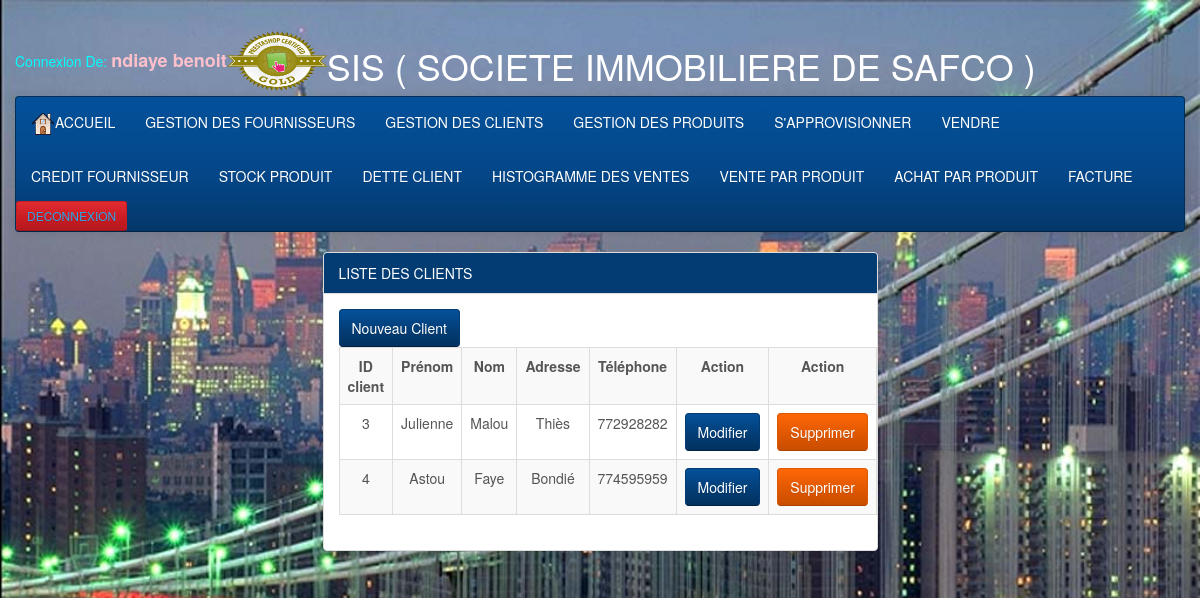
Screenshot of /Views/Lclient.php with the database file from the repository.
### tables this page shows
CREATE TABLE IF NOT EXISTS `particulier` (
`idPart` int(11) NOT NULL,
  `prenom` varchar(50) NOT NULL,
  `nom` varchar(50) NOT NULL,
  `adrPart` varchar(50) NOT NULL,
  `telPart` int(9) NOT NULL
);

### Model/Clientdao.php (called while the page is built, shortened)
<?php
	function listclient()
	{
		$sql = "SELECT * FROM particulier";
		$connect = getConnection();
		$result = mysqli_query($connect, $sql);
		return $result;
	}
?>

### Views/Lclient.php (the view, shortened to what this page needs)
<!DOCTYPE html>
<html>
<head>
	<link rel="stylesheet" type="text/css" href="style/bootstrap-cerulean.min.css">
	<link rel="stylesheet" type="text/css" href="style/style.css">
</head>
<body>
 <div id="point">
<?php
$f=fopen("tmp.csv","r");
	while($row=fgetcsv($f,1000,";"))
	{
		$l=$row[0]; $p=$row[1];
	}
	?>
</div>
 <div class="container col-lg-12">
<table>
<tr><td><?php echo  "<FONT COLOR='CYAN' > Connexion De: <FONT COLOR='PINK' size='4'  '> <b> ".$l." ".$p; "</FONT></b>"?></td>
<td><img src="img/logo.png" width="100" height="60"></td> <td><h1><FONT COLOR='white' >SIS ( SOCIETE  IMMOBILIERE  DE  SAFCO )</FONT></h1></td>
</tr>
</table>
<nav class="navbar navbar-inverse">
    <div class="nav navbar-nav">
			<li><a href="accueil.php"><img src="img/home.png">ACCUEIL</a></li>
			<li><a href="Lfournisseur.php">GESTION DES FOURNISSEURS</a></li>
			<li><a href="Lclient.php">GESTION DES CLIENTS</a></li>
			<li><a href="Lproduit.php">GESTION DES PRODUITS</a></li>
			<li><a href="achat.php">S'APPROVISIONNER</a></li>
			<li><a href="vente.php">VENDRE</a></li>
    </div>
    <div class="nav navbar-nav">
			<li><a href="creditF.php">CREDIT FOURNISSEUR</a></li>
		    <li><a href="Stock.php">STOCK PRODUIT</a></li>
			<li><a href="creditCli.php"> DETTE CLIENT</a></li>
			<li><a href="Histogramme.php">HISTOGRAMME DES VENTES</a></li>
			<li><a href="venteparprod.php">VENTE PAR PRODUIT</a></li>
			<li><a href="achatparprod.php">ACHAT PAR PRODUIT</a></li>
			<li><a href="facture.php">FACTURE</a></li>
			<li><div class="btn btn-danger btn-sm"><a href="Fdeconnection.php">DECONNEXION</a></div></li>
    </div>
    </nav>
    <div class="container col-md-6 col-md-offset-3 marge">
		<div class="panel panel-info">
			<div class="panel-heading">LISTE DES CLIENTS</div>
				<div class="panel-body">
					<a href="FAjoutCli.php" class="btn btn-info">Nouveau Client</a>
					<table class="table table-bordered table-striped">
						<tr>
							<th class="text text-center">ID client</th>
							<th class="text text-center">Prénom</th>
							<th class="text text-center">Nom</th>
							<th class="text text-center"> Adresse</th>
							<th class="text text-center">Téléphone</th>
							<th class="text text-center">Action</th>
							<th class="text text-center">Action</th>
						</tr>
						<?php
							require_once '../Model/Clientdao.php';
							$result = Listclient();
							while ( $tab = mysqli_fetch_assoc($result))
							{
								echo "<tr>";
									echo "<td class='text text-center'>$tab[idPart]</td>";
									echo "<td class='text text-center'>$tab[prenom]</td>";
									echo "<td class='text text-center'>$tab[nom]</td>";
									echo "<td class='text text-center'>$tab[adrPart]</td>";
									echo "<td class='text text-center'>$tab[telPart]</td>";
									echo "<td><a href='FModifCli.php?idPart=$tab[idPart]' class='btn btn-info btn-block'>Modifier</a></td>";
									echo "<td><a href='../Controller/TSupCli.php?idPart=$tab[idPart]' class='btn btn-warning btn-block' onClick='return confirmation();'>Supprimer</a></td>";
								echo "</tr>";
							}
						?>
					</table>
				</div>
		</div>
	</div>
	</div>
</body>
</html>

### Views/Style/style.css (style rules this page uses)
body { background-image: url('../img/beau.jpg'); background-size: 100%; }
#point { -webkit-animation: mymove3 1s linear 2s ; animation: mymove3 2.5s infinite; width:297px; height:26px; margin-left:27px; display:block; float:left; border:0px solid; border-radius:15px 15px; }

### rows the page displays
particulier: idPart "3", prenom "Julienne", nom "Malou", adrPart "Thiès", telPart "772928282"
particulier: idPart "4", prenom "Astou", nom "Faye", adrPart "Bondié", telPart "774595959"

### other values shown
$l "ndiaye"
$p "benoit"
